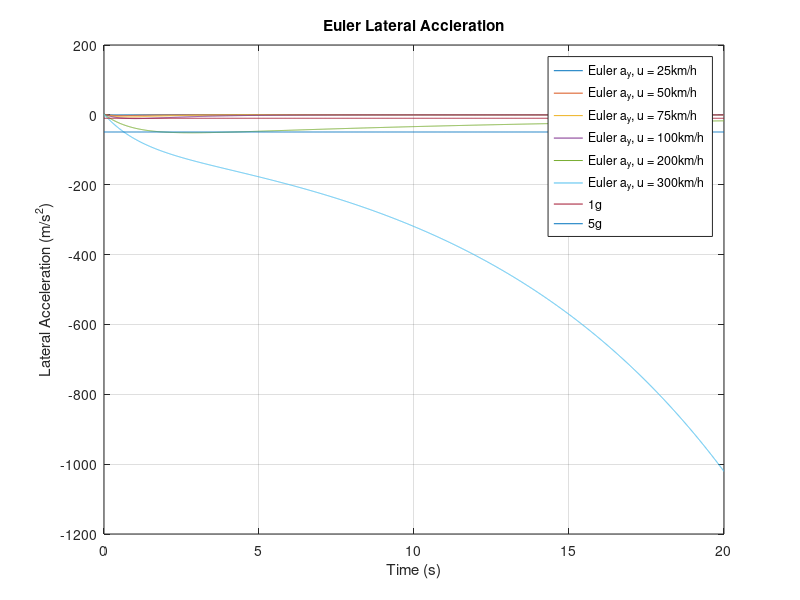
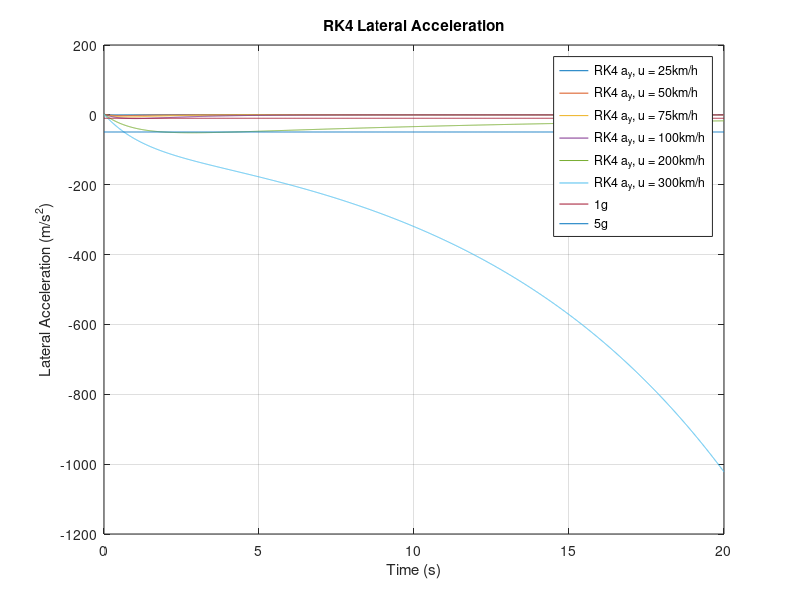
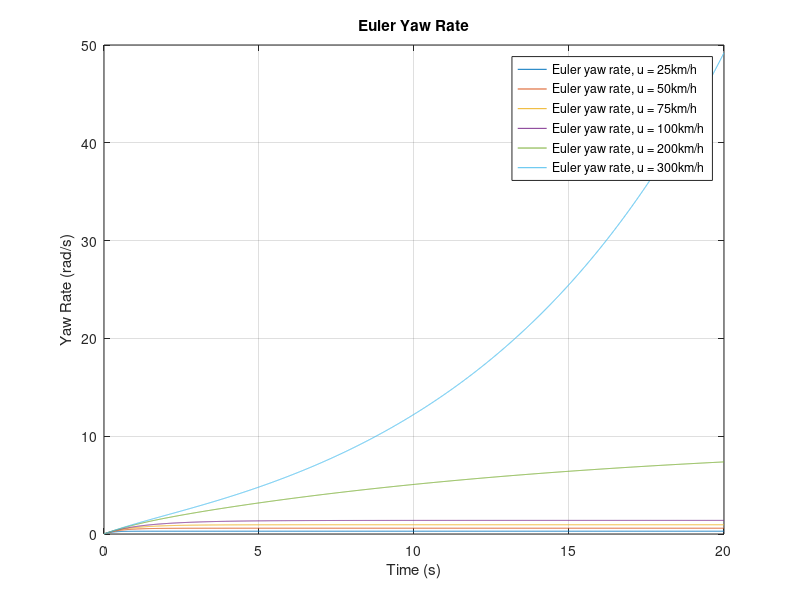
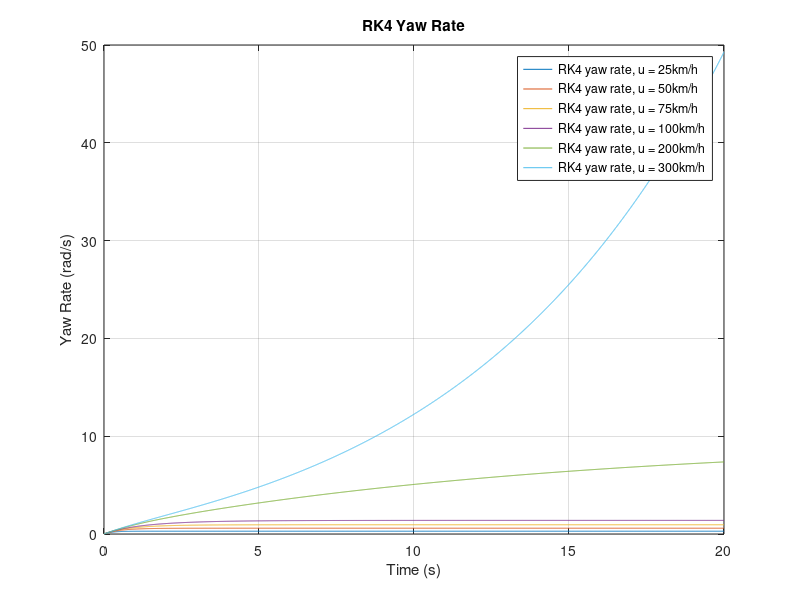

Recreate these plots in MATLAB, in order. (Note: this script raises an error after producing the figures.)
clear; clc; close all;

% Vehicle Parameters
m = 1400;
a = 1.14;
b = 1.33;
Cf = 25000;
Cr = 21000;
Iz = 2420;
delta = 0.1;

% Time setup
h = 0.01;
t = 0:h:20;
N = length(t);

%% Plot Yaw Rate and Lateral Acceleration vs Time
% Initializing Figures
f1 = figure;
f2 = figure;
f3 = figure;
f4 = figure;

% Setting as a reference for curiosity. Per manual, 1g = max normal
% driving and 5g = formula 1. 
One_g = -9.81* ones(size(t));
Five_g = -49.05* ones(size(t));

% Calculating Lateral Acceleration using Euler and RK4.

% Range of Speeds
for u = [25, 50, 75, 100, 200, 300]* 1000 / 3600 
    
    A_1 = [-(Cf + Cr)/(m*u), (-a*Cf + b*Cr)/(m*u) - u; -(a*Cf - b*Cr)/(Iz*u), -(a^2*Cf + b^2*Cr)/(Iz*u)];
    B_1 = [Cf/m; a*Cf/Iz];

    % Initialize vectors: [v_y; yaw rate]
    x_euler = zeros(2, N);
    x_rk4   = zeros(2, N);
    
    % Initialize vector: a_y (lateral acceleration)
    a_y_euler = zeros(1, N);
    a_y_rk4 = zeros(1, N);

    %Euler Method
    for n = 1:N-1
        x_euler(:,n+1) = x_euler(:,n) + h * (A_1 * x_euler(:,n) + B_1 * delta);
        a_y_euler (1, :) = (-(Cf + Cr)/(m*u))*x_euler(1,:) + ((-a*Cf + b*Cr)/(m*u) - u)*x_euler(2,:) + (Cf/m)*delta;
    end

    %RK4 Method 
    for n = 1:N-1
        k1 = A_1 * x_rk4(:,n) + B_1 * delta;
        k2 = A_1 * (x_rk4(:,n) + 0.5*h*k1) + B_1 * delta;
        k3 = A_1 * (x_rk4(:,n) + 0.5*h*k2) + B_1 * delta;
        k4 = A_1 * (x_rk4(:,n) + h*k3) + B_1 * delta;
        x_rk4(:,n+1) = x_rk4(:,n) + (h/6)*(k1 + 2*k2 + 2*k3 + k4);
        a_y_rk4 (1, :) = (-(Cf + Cr)/(m*u))*x_rk4(1,:) + ((-a*Cf + b*Cr)/(m*u) - u)*x_rk4(2,:) + (Cf/m)*delta;
    end 

    %Plot of Lateral Accleration for Euler
    figure(f1);
    plot(t, a_y_euler(1,:), 'DisplayName', ['Euler a_y, u = ' num2str(u*3600/1000) 'km/h']); %Euler Plot
    hold on;
   
    %Plot of Lateral Velocity for RK4
    figure(f2);
    plot(t, a_y_rk4(1,:), 'DisplayName', ['RK4 a_y, u = ' num2str(u*3600/1000) 'km/h']); %RK4 Plot
    hold on;

    %Plot of Yaw Angle for Euler
    figure(f3);
    plot(t, x_euler(2,:), 'DisplayName', ['Euler yaw rate, u = '  num2str(u*3600/1000) 'km/h']);
    hold on;

    %Plot of Yaw Angle for RK4
    figure(f4);
    plot(t, x_rk4(2,:),'DisplayName', ['RK4 yaw rate, u = '  num2str(u*3600/1000) 'km/h']);
    hold on;
end

    
    figure(f1);
    plot(t,One_g, 'DisplayName', '1g');
    hold on;
    plot(t,Five_g, 'DisplayName', '5g');
    hold on;
    xlabel('Time (s)');
    ylabel('Lateral Acceleration (m/s^2)');
    title('Euler Lateral Accleration');
    legend; 
    grid on;

    figure(f2);
    plot(t,One_g, 'DisplayName', '1g');
    hold on;
    plot(t,Five_g, 'DisplayName', '5g');
    hold on;
    xlabel('Time (s)');
    ylabel('Lateral Acceleration (m/s^2)');
    title('RK4 Lateral Acceleration');
    legend; 
    grid on;

    figure(f3);
    xlabel('Time (s)');
    ylabel('Yaw Rate (rad/s)');
    title('Euler Yaw Rate');
    legend;
    grid on;
 
    figure(f4);
    xlabel('Time (s)');
    ylabel('Yaw Rate (rad/s)');
    title('RK4 Yaw Rate');
    legend;
    grid on;

%% Find highest stable speed of car

% Speed range from 200 km/h to 500 km/h, converted to m/s
speed = 200* 1000 / 3600:0.1:500* 1000 / 3600;


lambda_values = zeros(size(speed));

% Loop through the speed array
for i = 1:length(speed)
    u = speed(i);
       
    % Define vectors
    A_2 = [-(Cf + Cr)/(m*u), (-a*Cf + b*Cr)/(m*u) - u; -(a*Cf - b*Cr)/(Iz*u), -(a^2*Cf + b^2*Cr)/(Iz*u)];
    I = [1, 0; 0, 1];
  
    % Find A - lambda(I)
    syms lambda;

    %Define the characteristic polynomial 
    C = A_2 - lambda*I;

    % Calculate the determinant of a 2x2 matrix
    Determinant = C(1,1)*C(2,2) - C(1,2)*C(2,1);

    % Solve for lambda (eigenvalues) and store
    eigenvalues = solve(Determinant == 0,lambda);
    lambda_values(i) = max(double(eigenvalues));
end

% Find the highest stable speed (lambda < 0)
stable_speed = speed(lambda_values < 0);
if ~isempty(stable_speed)
    highest_stable_speed = max(stable_speed)*3600/1000;
    fprintf('The highest stable speed is: %d km/hr\n', highest_stable_speed);
else
    fprintf('No stable speeds found in the given range.\n');
end


%% Plot car movement relative to ground frame

%Define the speed
u = 75* 1000 / 3600;

A_3 = [-(Cf + Cr)/(m*u), (-a*Cf + b*Cr)/(m*u) - u; -(a*Cf - b*Cr)/(Iz*u), -(a^2*Cf + b^2*Cr)/(Iz*u)];
B_3 = [Cf/m; a*Cf/Iz];

% Initialize vectors:
y_psi_values = zeros(2, N);
x_euler = zeros(2, N);

% Euler Method to find y_dot, psi_dot
for n = 1:N-1
    x_euler(:,n+1) = x_euler(:,n) + h * (A_3 * x_euler(:,n) + B_3 * delta);
end

% Euler Method to find y and psi
for n = 1:N-1
    y_psi_values(:,n+1) = y_psi_values(:,n) + h * (x_euler(:,n));
end


% Extract values from the input arrays
psi_angle = y_psi_values(2,:);
y_dot = x_euler(1,:);
psi_dot = x_euler(2,:);

% Initialize arrays to hold derivatives and positions
X_dot = zeros(size(psi_angle));
Y_dot = zeros(size(psi_angle));
X = zeros(size(psi_angle));
Y = zeros(size(psi_angle));

% Find X and Y using Euler
for i = 1:length(psi_angle)
    psi = psi_angle(i);
    X_dot(i) = u * cos(psi) - (y_dot(i) + a * psi_dot(i)) * sin(psi);
    Y_dot(i) = (y_dot(i) + a * psi_dot(i)) * cos(psi) + u * sin(psi); 

    if i < length(psi_angle)
        X(i+1) = X(i) + h * X_dot(i);
        Y(i+1) = Y(i) + h * Y_dot(i);
    end
end

% Plot X and Y
figure;
plot(X, Y, 'DisplayName', 'Path travelled by car');
hold on;
xlabel('Position in x (m)');
ylabel('Position in y (m)');
title('Path Travelled by Car');
legend;
grid on;
